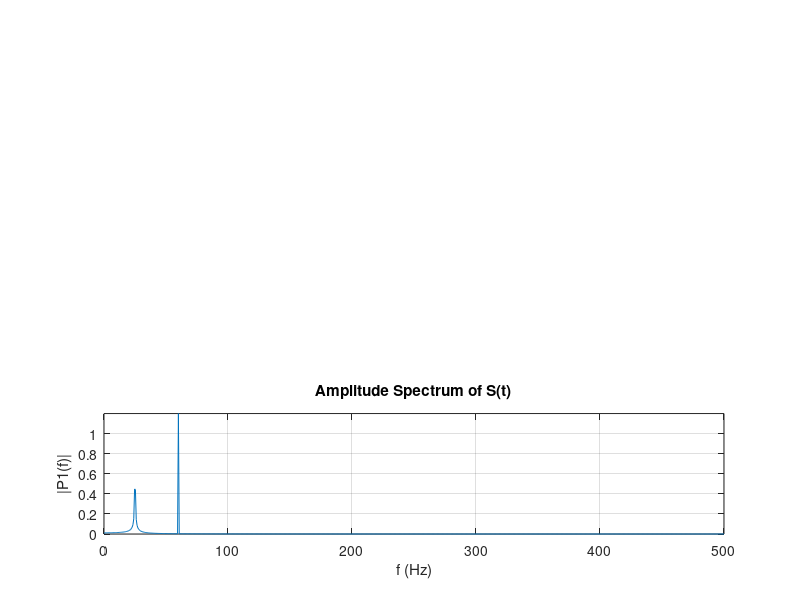
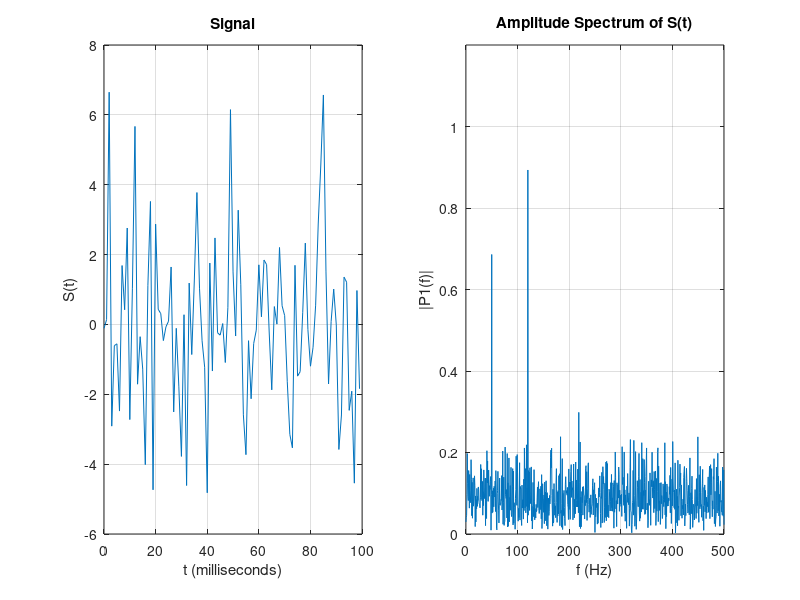

The MATLAB script that drew these images, in order:
%% Setup constants 
Fs = 1000;            % Sampling frequency                    
T = 1/Fs;             % Sampling period       
L = 1500;             % Length of signal
t = (0:L-1)*T;        % Time vector

%% Demo 1
figure;
S = 0.7*sin(2*pi*25*t);

subplot(3, 1, 1);
plot(1000*t(1:100),S(1:100));
title('Signal 1'); grid on;
xlabel('t (milliseconds)');
ylabel('S(t)');
ylim([-2, 2]);

Y = fft(S);

P2 = abs(Y/L);
P1 = P2(1:L/2+1);
P1(2:end-1) = 2*P1(2:end-1);

f = Fs*(0:(L/2))/L;
%% FFT
subplot(2, 2, 2);
plot(f,P1); grid on;
title('Amplitude Spectrum of S(t)');
xlabel('f (Hz)');
ylim([0, 1.2]); ylabel('|P1(f)|'); 


%% Demo 2

S = 1.2*sin(2*pi*60*t);

subplot(3, 1, 2);
plot(1000*t(1:100),S(1:100));
title('Signal 2'); grid on;
xlabel('t (milliseconds)');
ylabel('S(t)');
ylim([-2, 2]);

Y = fft(S);

P2 = abs(Y/L);
P1 = P2(1:L/2+1);
P1(2:end-1) = 2*P1(2:end-1);

f = Fs*(0:(L/2))/L;
%% FFT
subplot(2, 2, 4);
plot(f,P1); grid on;
title('Amplitude Spectrum of S(t)');
xlabel('f (Hz)');
ylim([0, 1.2]); ylabel('|P1(f)|'); 


%% Demo 3
S = 0.7*sin(2*pi*25*t) + 1.2*sin(2*pi*60*t);

subplot(3, 1, 3);
plot(1000*t(1:100),S(1:100));
title('Signal 3'); grid on;
xlabel('t (milliseconds)');
ylabel('S(t)');
ylim([-2, 2]);
Y = fft(S);

P2 = abs(Y/L);
P1 = P2(1:L/2+1);
P1(2:end-1) = 2*P1(2:end-1);

f = Fs*(0:(L/2))/L;
%% FFT
% subplot(1, 2, 2);
plot(f,P1); grid on;
title('Amplitude Spectrum of S(t)');
xlabel('f (Hz)');
ylim([0, 1.2]); ylabel('|P1(f)|');

%% Dome 4
figure;
S = 0.7*sin(2*pi*50*t) + sin(2*pi*120*t);
S = S + 2*randn(size(t));

subplot(1, 2, 1);
plot(1000*t(1:100),S(1:100));
title('Signal'); grid on;
xlabel('t (milliseconds)');
ylabel('S(t)');

Y = fft(S);

P2 = abs(Y/L);
P1 = P2(1:L/2+1);
P1(2:end-1) = 2*P1(2:end-1);

f = Fs*(0:(L/2))/L;

subplot(1, 2, 2);
plot(f,P1); grid on;
title('Amplitude Spectrum of S(t)');
xlabel('f (Hz)');
ylim([0, 1.2]); ylabel('|P1(f)|');

